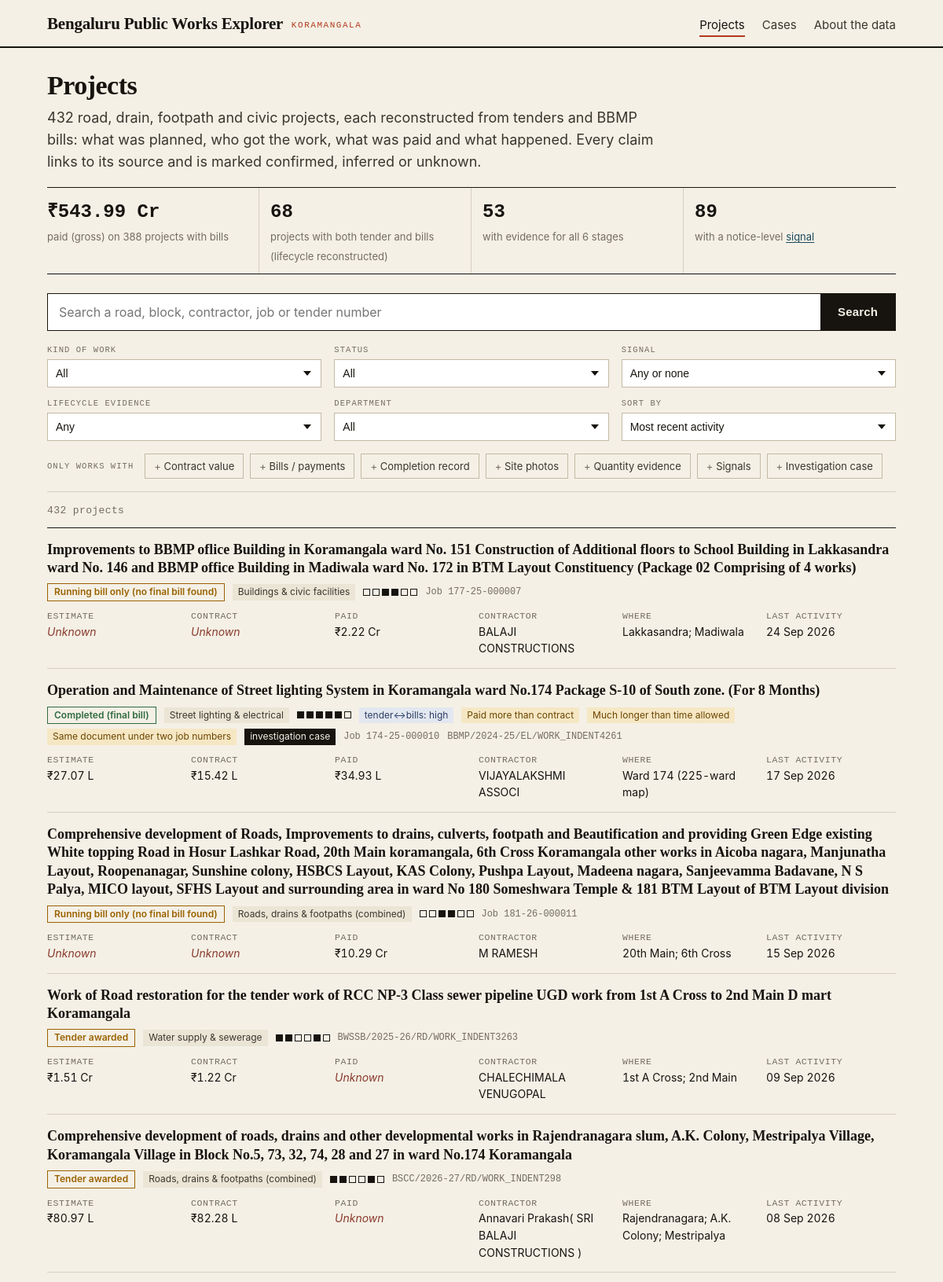
The app's page /projects (upper part) with its own data.
### tables this page shows
CREATE TABLE projects (
  id INTEGER PRIMARY KEY,
  slug TEXT UNIQUE NOT NULL,
  title TEXT NOT NULL,
  category TEXT,
  location TEXT,
  wards TEXT,
  department TEXT,
  office TEXT,
  job_numbers TEXT,
  tender_numbers TEXT,
  status TEXT,
  estimated_cost REAL,
  contract_value REAL,
  contractor TEXT,
  payments_gross REAL,
  tender_published TEXT,
  awarded_date TEXT,
  work_order_date TEXT,
  completion_date TEXT,
  expected_completion TEXT,
  last_payment TEXT,
  first_date TEXT,
  last_activity TEXT,
  n_bills INTEGER,
  lifecycle INTEGER,              -- number of stages (planned/awarded/money/outcome) with evidence, 0-4
  stages TEXT,                    -- JSON {stage: bool}
  link_confidence TEXT,           -- best tender<->bills link: exact | high | medium | none
  contractor_entity TEXT,         -- resolved contractor entity (contractors.entity)
  n_signals INTEGER,
  signal_level TEXT,              -- highest signal severity
  scope_reason TEXT,
  search_text TEXT
);

CREATE TABLE signals (
  project_id INTEGER REFERENCES projects(id),
  code TEXT,
  severity TEXT,                  -- info | notice | attention
  title TEXT,
  detail TEXT,
  confidence TEXT,
  evidence TEXT,
  related TEXT                    -- JSON list of related project slugs
);

### app/site.py (the view)
    @app.route("/projects")
    def index():
        keys = ("q", "category", "status", "dept", "signal", "depth", "link")
        args = {k: request.args.get(k, "")[:200] for k in keys}
        flags = [f for f in request.args.getlist("has") if f in FLAGS]
        sort = request.args.get("sort", "recent")
        try:
            page = max(1, int(request.args.get("page", 1)))
        except ValueError:
            page = 1
        static = bool(current_app.config.get("STATIC"))
        if static:                       # static export: every project on one page, filtered in the browser
            args, flags, page = {k: "" for k in keys}, [], 1
        rows = query_projects(sort=sort, flags=flags, **args)
        shown = rows if static else rows[(page - 1) * PAGE_SIZE: page * PAGE_SIZE]
        sig_by_proj = {}
        for r in db().execute("SELECT project_id, code, severity, title FROM signals WHERE severity != 'info'"):
            sig_by_proj.setdefault(r["project_id"], []).append(r)
        case_by_proj = {r[0]: r[1] for r in db().execute("SELECT project_id, case_id FROM cases WHERE retained = 1")}
        pages = 1 if static else max(1, (len(rows) + PAGE_SIZE - 1) // PAGE_SIZE)
        codes = {}
        for pid, code in db().execute("SELECT DISTINCT project_id, code FROM signals"):
            codes.setdefault(pid, []).append(code)
        pflags = {r["project_id"]: [f for f in FLAGS if r[f]] for r in db().execute("SELECT * FROM project_flags")}
        return render_template("index.html", codes=codes, pflags=pflags, rows=shown, args=args, sort=sort, facets=facets(), summary=summarize(rows),
                               total=summarize(query_projects()), stats=stats(), sigs=sig_by_proj, flags=flags, FLAGS=FLAGS,
                               page=page, pages=pages, cases_by_proj=case_by_proj)

### app/core.py (called while the page is built)
def db():
    if "db" not in g:
        path = Path(current_app.config["DB_PATH"])
        if not path.exists():
            current_app.logger.error("database file missing: %s", path)
            raise DatabaseMissing()
        flags = "mode=ro&immutable=1" if current_app.config.get("PUBLIC") else "mode=ro"
        g.db = sqlite3.connect(f"file:{path}?{flags}", uri=True)
        g.db.row_factory = sqlite3.Row
    return g.db

def inr(v):
    if v is None or v == "":
        return None
    v = float(v)
    if abs(v) >= 1e7:
        return f"₹{v / 1e7:,.2f} Cr"
    if abs(v) >= 1e5:
        return f"₹{v / 1e5:,.2f} L"
    return f"₹{v:,.0f}"

def dt(v):
    if not v:
        return None
    try:
        return date.fromisoformat(str(v)[:10]).strftime("%d %b %Y")
    except ValueError:
        return v

def fromjson(v):
    return json.loads(v) if v else None

def status_class(s):
    s = (s or "").lower()
    if "completed" in s:
        return "done"
    if "running" in s or "awarded" in s:
        return "active"
    if "evaluation" in s:
        return "pending"
    return "unknown"

def install(app):
    app.add_template_filter(inr, "inr")
    app.add_template_filter(inr_full, "inr_full")
    app.add_template_filter(dt, "dt")
    app.add_template_filter(fromjson, "fromjson")
    app.jinja_env.globals.update(status_class=status_class, LABELS=LABELS, STAGE_FIELDS=STAGE_FIELDS,
                                 STAGE_TITLES=STAGE_TITLES, fmt_fact=fmt_fact, SIGNAL_NAMES=SIGNAL_NAMES)
    app.teardown_appcontext(close_db)
    @app.context_processor
    def _site():
        return {"site_name": SITE_NAME, **area_info()}

def area_info():
    if "area" not in g:
        info = {"area": "Koramangala", "city": "Bengaluru", "data_as_of": None}
        try:
            row = db().execute("SELECT value FROM meta WHERE key = 'area'").fetchone()
            if row:
                a = json.loads(row[0])
                info.update(area=a.get("area_name") or info["area"], city=a.get("city") or info["city"])
            row = db().execute("SELECT value FROM meta WHERE key = 'published_at'").fetchone()
            if row:
                info["data_as_of"] = row[0][:10]
        except Exception:                # no database (error pages): keep the defaults
            pass
        g.area = info
    return g.area

def stats():
    row = db().execute("SELECT value FROM meta WHERE key='stats'").fetchone()
    return json.loads(row[0]) if row else {}

### app/templates/index.html (shortened to what this page needs)
{% extends "base.html" %}
{% block content %}
<section class="hero">
  <h1>Projects</h1>
  <p class="lede">{{ total.n }} road, drain, footpath and civic projects, each reconstructed from tenders and BBMP bills: what was planned, who got the work, what was paid and what happened. Every claim links to its source and is marked confirmed, inferred or unknown.</p>
  <div class="kpis">
    <div class="kpi"><span class="kpi-v">{{ total.paid|inr }}</span><span class="kpi-l">paid (gross) on {{ total.n_paid }} projects with bills</span></div>
    <div class="kpi"><span class="kpi-v">{{ total.linked }}</span><span class="kpi-l">projects with both tender and bills (lifecycle reconstructed)</span></div>
    <div class="kpi"><span class="kpi-v">{{ total.full }}</span><span class="kpi-l">with evidence for all 6 stages</span></div>
    <div class="kpi"><span class="kpi-v">{{ total.flagged }}</span><span class="kpi-l">with a notice-level <a href="{{ url_for('signals_page') }}">signal</a></span></div>
  </div>
</section>
<form class="search" id="explorer" method="get" action="{{ url_for('index') }}">
  <div class="sbox">
    <input type="search" name="q" value="{{ args.q }}" placeholder="Search a road, block, contractor, job or tender number" aria-label="Search projects">
    <button type="submit">Search</button>
  </div>
  <div class="filters">
    <label><span>Kind of work</span><select name="category"><option value="">All</option>
      {% for f in facets.category %}<option value="{{ f[0] }}" {{ 'selected' if args.category == f[0] }}>{{ f[0] }} ({{ f[1] }})</option>{% endfor %}</select></label>
    <label><span>Status</span><select name="status"><option value="">All</option>
      {% for f in facets.status %}<option value="{{ f[0] }}" {{ 'selected' if args.status == f[0] }}>{{ f[0] }} ({{ f[1] }})</option>{% endfor %}</select></label>
    <label><span>Signal</span><select name="signal"><option value="">Any or none</option>
      {% for f in facets.signal %}<option value="{{ f[0] }}" {{ 'selected' if args.signal == f[0] }}>{{ SIGNAL_NAMES.get(f[0], f[0]) }} ({{ f[1] }})</option>{% endfor %}</select></label>
    <label><span>Lifecycle evidence</span><select name="depth"><option value="">Any</option>
      {% for n in [6,5,4,3] %}<option value="{{ n }}" {{ 'selected' if args.depth == n|string }}>{{ n }}+ of 6 stages</option>{% endfor %}</select></label>
    <label><span>Department</span><select name="dept"><option value="">All</option>
      {% for f in facets.dept %}<option value="{{ f[0] }}" {{ 'selected' if args.dept == f[0] }}>{{ f[0] }} ({{ f[1] }})</option>{% endfor %}</select></label>
    <label><span>Sort by</span><select name="sort">
      {% for k, l in [('recent','Most recent activity'),('value','Largest value'),('paid','Most paid'),('signals','Most signals'),('depth','Most complete story'),('oldest','Oldest first')] %}
      <option value="{{ k }}" {{ 'selected' if sort == k }}>{{ l }}</option>{% endfor %}</select></label>
  </div>
  <fieldset class="flags"><legend>Only works with</legend>
    {% for k, label in FLAGS.items() %}<label class="toggle"><input type="checkbox" name="has" value="{{ k }}" {{ 'checked' if k in flags }}><span>{{ label }}</span></label>{% endfor %}
  </fieldset>
</form>
<p class="count" id="count">{{ summary.n }} project{{ '' if summary.n == 1 else 's' }}{% if summary.n != total.n %} · {{ summary.paid|inr or '₹0' }} paid · {{ summary.contract|inr or '₹0' }} awarded{% endif %}</p>
<ol class="plist">
{% for r in rows %}{% set st = r.stages|fromjson or {} %}
  <li class="pcard" data-search="{{ r.search_text }}" data-category="{{ r.category or '' }}" data-status="{{ r.status or '' }}"
      data-dept="{{ r.department or '' }}" data-depth="{{ r.lifecycle or 0 }}" data-link="{{ r.link_confidence or '' }}"
      data-signals=" {{ (codes.get(r.id) or [])|join(' ') }} " data-flags=" {{ (pflags.get(r.id) or [])|join(' ') }} "
      data-recent="{{ r.last_activity or '' }}" data-oldest="{{ r.first_date or r.tender_published or '9999' }}"
      data-paid="{{ r.payments_gross or 0 }}" data-value="{{ [r.payments_gross or 0, r.contract_value or 0, r.estimated_cost or 0]|max }}"
      data-siglevel="{{ {'attention': 3, 'notice': 2, 'info': 1}.get(r.signal_level, 0) }}" data-nsig="{{ r.n_signals or 0 }}">
    <a class="ptitle" href="{{ url_for('project', slug=r.slug) }}">{{ r.title }}</a>
    <div class="pmeta">
      <span class="badge {{ status_class(r.status) }}">{{ r.status or 'Status unknown' }}</span>
      <span class="tag">{{ r.category }}</span>
      <span class="lc" title="Lifecycle: planned · contracted · work documented · paid · completion · physical evidence">{% for s in ['planned','awarded','work','money','outcome','evidence'] %}<i class="dot {{ 'on' if st.get(s) }}"></i>{% endfor %}</span>
      {% if r.link_confidence in ('high','medium') %}<span class="chip inf">tender↔bills: {{ r.link_confidence }}</span>{% endif %}
      {% for s in sigs.get(r.id, [])[:3] %}<span class="chip sev-{{ s.severity }}" title="{{ s.title }}">{{ SIGNAL_NAMES.get(s.code, s.code) }}</span>{% endfor %}
      {% if r.id in cases_by_proj %}<a class="chip case" href="{{ url_for('case_page', case_id=cases_by_proj[r.id]) }}">investigation case</a>{% endif %}
      {% if r.job_numbers %}<span class="mono muted">Job {{ r.job_numbers }}</span>{% endif %}
      {% if r.tender_numbers %}<span class="mono muted">{{ r.tender_numbers.split(',')[0] }}{% if ',' in r.tender_numbers %} +{{ r.tender_numbers.count(',') }}{% endif %}</span>{% endif %}
    </div>
    <dl class="pfacts">
      <div><dt>Estimate</dt><dd>{{ r.estimated_cost|inr or '<span class="unk">Unknown</span>'|safe }}</dd></div>
      <div><dt>Contract</dt><dd>{{ r.contract_value|inr or '<span class="unk">Unknown</span>'|safe }}</dd></div>
      <div><dt>Paid</dt><dd>{{ r.payments_gross|inr or '<span class="unk">Unknown</span>'|safe }}</dd></div>
      <div><dt>Contractor</dt><dd>{{ r.contractor or '<span class="unk">Unknown</span>'|safe }}</dd></div>
      <div><dt>Where</dt><dd>{% if r.location %}{{ r.location }}{% elif r.wards %}Ward {{ r.wards }}{% else %}<span class="unk">Unknown</span>{% endif %}</dd></div>
      <div><dt>Last activity</dt><dd>{{ r.last_activity|dt or '<span class="unk">Unknown</span>'|safe }}</dd></div>
    </dl>
  </li>
{% endfor %}
</ol>
{% endblock %}

### app/templates/base.html (shortened to what this page needs)
<!doctype html>
<html lang="en">
<head>
<link rel="stylesheet" href="{{ url_for('static', filename='style.css') }}">
</head>
{% set ep = request.endpoint or '' %}
{% set data_eps = ['methodology', 'coverage', 'sources', 'about', 'signals_page'] %}
<body>
<header class="top">
  <div class="wrap">
    <a class="brand" href="{{ url_for('home') }}">{{ site_name }} <span class="brand-area">{{ area }}</span></a>
    <nav aria-label="Main">
      <a href="{{ url_for('index') }}" class="{{ 'on' if ep in ('index', 'project', 'contractor') }}">Projects</a>
      <a href="{{ url_for('cases_page') }}" class="{{ 'on' if ep in ('cases_page', 'case_page') }}">Cases</a>
      <a href="{{ url_for('methodology') }}" class="{{ 'on' if ep in data_eps }}">About the data</a>
    </nav>
  </div>
</header>
<main class="wrap">
{% block content %}{% if error %}<p class="empty">{{ error }} <a href="{{ url_for('index') }}">Back to all projects</a></p>{% endif %}{% endblock %}
</main>
</body>
</html>

### records on screen
projects: title "Improvements to BBMP oflice Building in Koramangala ward No. 151 Construction of Additional floors to School Building in Lakkasandra ward No. 146 and BBMP office Building in Madiwala ward No. 172 in BTM Layout Constituency (Package 02 Comprising of 4 works)", status "Running bill only (no final bill found)", category "Buildings & civic facilities", job_numbers "177-25-000007", estimated_cost|inr "Unknown", contract_value|inr "Unknown", payments_gross|inr "₹2.22 Cr", contractor "BALAJI CONSTRUCTIONS", location "Lakkasandra; Madiwala", last_activity|dt "24 Sep 2026"
projects: title "Operation and Maintenance of Street lighting System in Koramangala ward No.174 Package S-10 of South zone. (For 8 Months)", status "Completed (final bill)", category "Street lighting & electrical", link_confidence "high", job_numbers "174-25-000010", tender_numbers "BBMP/2024-25/EL/WORK_INDENT4261", estimated_cost|inr "₹27.07 L", contract_value|inr "₹15.42 L", payments_gross|inr "₹34.93 L", contractor "VIJAYALAKSHMI ASSOCI", wards "174 (225-ward map)", last_activity|dt "17 Sep 2026"
signals: get "Paid more than contract"
signals: get "Much longer than time allowed"
signals: get "Same document under two job numbers"
projects: title "Comprehensive development of Roads, Improvements to drains, culverts, footpath and Beautification and providing Green Edge existing White topping Road in Hosur Lashkar Road, 20th Main koramangala, 6th Cross Koramangala other works in Aicoba nagara, Manjunatha Layout, Roopenanagar, Sunshine colony, HSBCS Layout, KAS Colony, Pushpa Layout, Madeena nagara, Sanjeevamma Badavane, N S Palya, MICO layout, SFHS Layout and surrounding area in ward No 180 Someshwara Temple & 181 BTM Layout of BTM Layout division", status "Running bill only (no final bill found)", category "Roads, drains & footpaths (combined)", job_numbers "181-26-000011", estimated_cost|inr "Unknown", contract_value|inr "Unknown", payments_gross|inr "₹10.29 Cr", contractor "M RAMESH", location "20th Main; 6th Cross", last_activity|dt "15 Sep 2026"
projects: title "Work of Road restoration for the tender work of RCC NP-3 Class sewer pipeline UGD work from 1st A Cross to 2nd Main D mart Koramangala", status "Tender awarded", category "Water supply & sewerage", tender_numbers "BWSSB/2025-26/RD/WORK_INDENT3263", estimated_cost|inr "₹1.51 Cr", contract_value|inr "₹1.22 Cr", payments_gross|inr "Unknown", contractor "CHALECHIMALA VENUGOPAL", location "1st A Cross; 2nd Main", last_activity|dt "09 Sep 2026"
projects: title "Comprehensive development of roads, drains and other developmental works in Rajendranagara slum, A.K. Colony, Mestripalya Village, Koramangala Village in Block No.5, 73, 32, 74, 28 and 27 in ward No.174 Koramangala", status "Tender awarded", category "Roads, drains & footpaths (combined)", tender_numbers "BSCC/2026-27/RD/WORK_INDENT298", estimated_cost|inr "₹80.97 L", contract_value|inr "₹82.28 L", payments_gross|inr "Unknown", contractor "Annavari Prakash( SRI BALAJI CONSTRUCTIONS )", location "Rajendranagara; A.K. Colony; Mestripalya", last_activity|dt "08 Sep 2026"

### other values on screen
{{ site_name }} "Bengaluru Public Works Explorer"
{{ area }} "KORAMANGALA"
{{ total.n }} "432"
{{ total.paid|inr }} "₹543.99 Cr"
{{ total.n_paid }} "388"
{{ total.linked }} "68"
{{ total.full }} "53"
{{ total.flagged }} "89"
{{ label }} "Contract value" "Bills / payments" "Completion record" "Site photos" "Quantity evidence" "Signals" "Investigation case"
{{ summary.n }} "432"
{{ '' if summary.n == 1 else 's' }} "s"
form field sort "Most recent activity"
